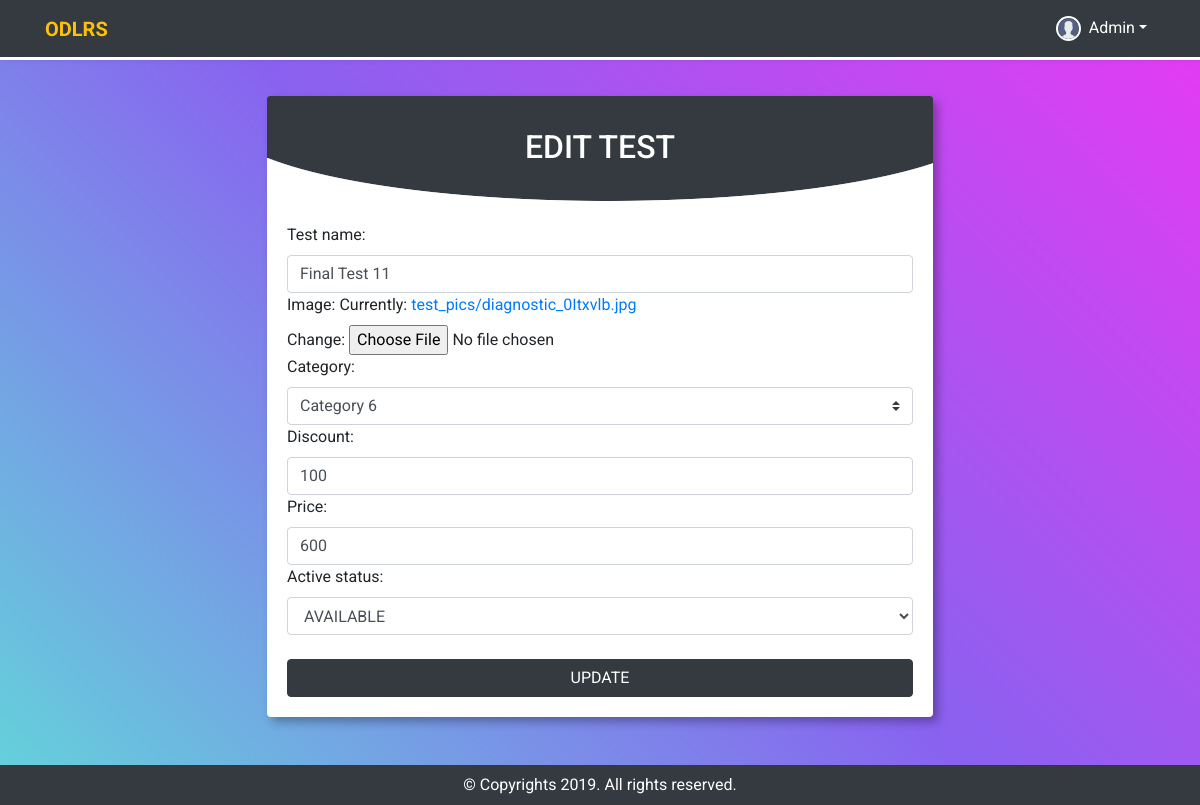
Screenshot of /edit-test/53/adones/ with the database file from the repository.
### tests/models.py (models this page shows, shortened)
class Test(models.Model):
    ACTIVE_STATUS = (
        ('Available', 'AVAILABLE'),
        ('Closed', 'CLOSED'),
    )
    test_name = models.CharField(max_length=250, blank=False)
    image = models.ImageField(default='default_test.jpg', upload_to='test_pics')
    category = models.ForeignKey(TestCategory, on_delete=models.CASCADE, related_name='test_category')
    center = models.ForeignKey(DiagnosticCenter, on_delete=models.CASCADE, related_name='test_center')
    discount = models.PositiveIntegerField(null=True, blank=True)
    price = models.PositiveIntegerField(null=True, blank=True)
    active_status = models.CharField(max_length=20, choices=ACTIVE_STATUS, default='AVAILABLE')
    class Meta:
        ordering = ['-id']
        verbose_name_plural = 'Tests'

### tests/views.py (the view, shortened to what this page needs)
# urls.py: path('edit-test/<int:id>/<username>/', edit_test, name='edit-test'),
def edit_test(request, id=None, username=None):
    test_query = Test.objects.get(id=id)
    edit_form = TestAddForm(request.POST or None, instance=test_query)
    context = {'edit_form': edit_form}
    template = 'tests/edit_test.html'
    return render(request, template, context)

### tests/forms.py
class TestAddForm(forms.ModelForm):
    class Meta:
        model = Test
        fields = ['test_name', 'image', 'category',
                  'discount', 'price', 'active_status']
        exclude = ['center', ]
        widgets = {
            'test_name': TextInput(attrs={'class': 'form-control'}),
            'category': Select(attrs={'class': 'custom-select'}),
            'discount': TextInput(attrs={'class': 'form-control'}),
            'price': TextInput(attrs={'class': 'form-control'}),
            'active_status': Select(attrs={'class': 'form-control'}),
        }

### tests/models.py (called while the page is built)
    def __str__(self):
        return self.category_name

### templates/tests/edit_test.html (shortened to what this page needs)
{% load static %}
<!DOCTYPE html>
<html lang="en">
<head>
    <link rel="stylesheet" href="https://maxcdn.bootstrapcdn.com/bootstrap/4.0.0/css/bootstrap.min.css"
 />
    <link rel="stylesheet" type="text/css" href="{% static 'css/bootstrap.min.css' %}">
    <link rel="stylesheet" type="text/css" href="{% static 'css/fakeLoader.min.css' %}">
    <link rel="stylesheet" type="text/css" href="{% static 'css/style.css' %}">
</head>
<body class="common-bg">
    <nav class="navbar navbar-expand-lg navbar-dark bg-dark">
        <div class="container">
            <a class="navbar-brand text-warning" href="#"><b>ODLRS</b></a>
            <div class="collapse navbar-collapse" id="navbarSupportedContent">
                <ul class="navbar-nav ml-auto">
                    <li class="nav-item user-profile">
                        <a class="nav-link d-flex dropdown-btn" href="#">
                            <img src="{% static 'images/admin-staff.png' %}" alt="" class="rounded-circle">
                            <span class=" dropdown-toggle text-white ml-2">Admin</span>
                        </a>
                    </li>
                </ul>
            </div>
        </div>
    </nav>
    <div class="container">
        <div class="card-width">
            <div class="card mb-5">
                <div class="card-header bg-dark text-center py-">
                    <h2 class="text-white mb-0 text-uppercase"> Edit Test </h2>
                </div>
                <div class="card-bottom-img"></div>
                <div class="card-body">
                    <form method="post">
                        {{ edit_form.as_p }}
                        <button class="btn btn-dark w-100 mt-4" type="submit">UPDATE</button>
                    </form>
                </div>
            </div>
        </div>
    </div>
    <div class="footer bg-dark text-white text-center py-2">
        <p class="mb-0"> &copy; Copyrights 2019. All rights reserved. </p>
    </div>
</body>
</html>

### static/css/style.css (style rules this page uses)
* { margin: 0; padding: 0; -webkit-box-sizing: border-box; box-sizing: border-box; font-family: "Roboto", sans-serif; scroll-behavior: smooth; }
a { text-decoration: none; }
.card-bottom-img { background: url(../images/round-pic.png) no-repeat; width: 100%; height: 45px; }
.common-bg { background: linear-gradient(45deg, #63d5da, #8962f0, #e839f4); width: 100%; padding-top: 6rem; position: absolute; overflow: auto; z-index: -99; }
.card, .card-header, .card-footer { border: 0; }
.card-header h3, .card-header h2 { position: relative; top: 20px; }
html, body { background: #f8f8f8; }
nav.navbar { background: transparent; -webkit-box-shadow: 0 0 5px rgba(0, 0, 0, 0.1); box-shadow: 0 0 5px rgba(0, 0, 0, 0.1); position: fixed; top: 0; z-index: 99999; width: 100%; background: #328691; border-bottom: 3px solid white; }
nav.navbar ul li a { color: #fff; font-size: 16px; outline: none; }
nav.navbar .user-profile { position: relative; }
nav.navbar .user-profile img { width: 25px; height: 25px; border: 2px solid white; }
p { margin-bottom: 0; }
.single-reports, .card-width { width: 60%; height: 100%; margin: auto; position: relative; }
.single-reports .card, .card-width .card { border: 0; -webkit-box-shadow: 5px 5px 10px rgba(0, 0, 0, 0.3); box-shadow: 5px 5px 10px rgba(0, 0, 0, 0.3); }
.footer { background: #328691; position: relative; z-index: 11; }

### rows the page displays
Test: test_name "Final Test 11", category "Category 6", discount "100", price "600", active_status "AVAILABLE"
